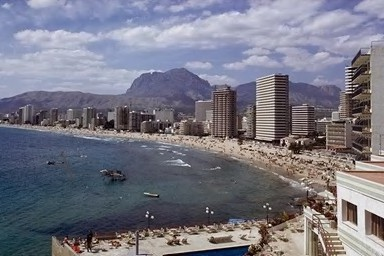
#> input picture Trufor_main/test_docker/images/pristine1.jpg, 384 x 256 px
$ python -i run_video.py   (imports and definitions only)   (older library calls are emulated)
#> lines starting #> are read from the running program, lines starting #| are printed output that depends on the picture
#> further down, picture is the input picture: shape (256, 384, 3); mean B, G, R 131.4, 118.6, 119.1
import subprocess
import os
import json
import math
import cv2
import numpy as np

ROOT = os.path.abspath(os.path.dirname(__file__))
PYTHON = os.path.join(ROOT, "venv_fg", "Scripts", "python.exe")
SCRIPT = os.path.join(ROOT, "fractalvideoguard_v0_5_2.py")


# [122 lines left out: functions sanitize_for_json, run_video_analysis, extract_frames, not called in this run]

def generate_heatmap(frame, out_path):
#> called with out_path = 'out.png'
    gray = cv2.cvtColor(frame, cv2.COLOR_BGR2GRAY)
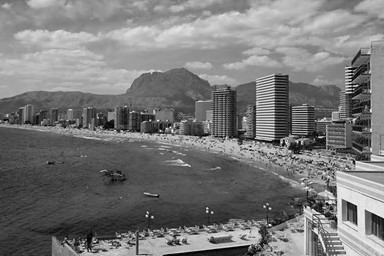
#> gray: shape (256, 384); min 1, max 251, mean 120.2

    lap = cv2.Laplacian(gray, cv2.CV_64F)
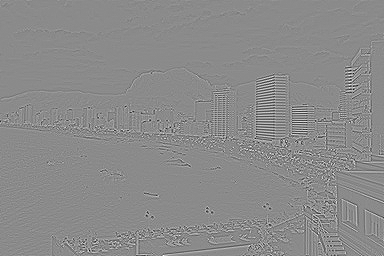
#> lap: shape (256, 384) float64; min -505, max 422, mean 0; drawn with min black and max white
    mag = np.abs(lap)
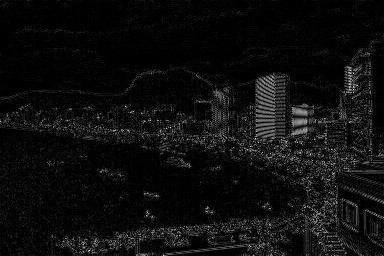
#> mag: shape (256, 384) float64; min 0, max 505, mean 29.8; drawn with min black and max white

    # 🔥 Strong normalization
    mag = np.clip(mag * 4, 0, 255).astype(np.uint8)
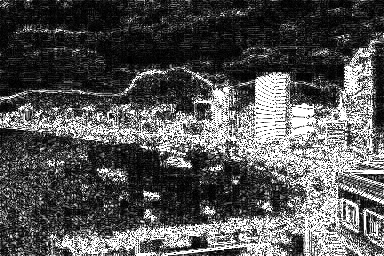
#> mag: shape (256, 384); min 0, max 255, mean 84.3

    heatmap = cv2.applyColorMap(mag, cv2.COLORMAP_JET)
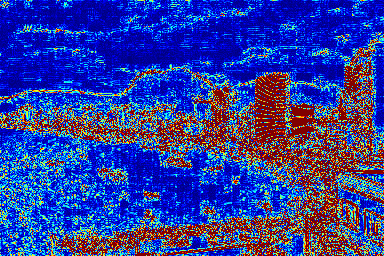
#> heatmap: shape (256, 384, 3); mean B, G, R 157.3, 59.5, 47.3

    overlay = cv2.addWeighted(frame, 0.5, heatmap, 0.5, 0)
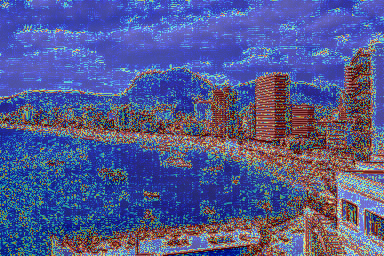
#> overlay: shape (256, 384, 3); mean B, G, R 144.4, 89, 83.2
    cv2.imwrite(out_path, overlay)

>>> import cv2
>>> picture = cv2.imread('../Trufor_main/test_docker/images/pristine1.jpg')
>>> result = generate_heatmap(picture, 'out.png')

$ run again, on Trufor_main/test_docker/images/pristine2.jpg
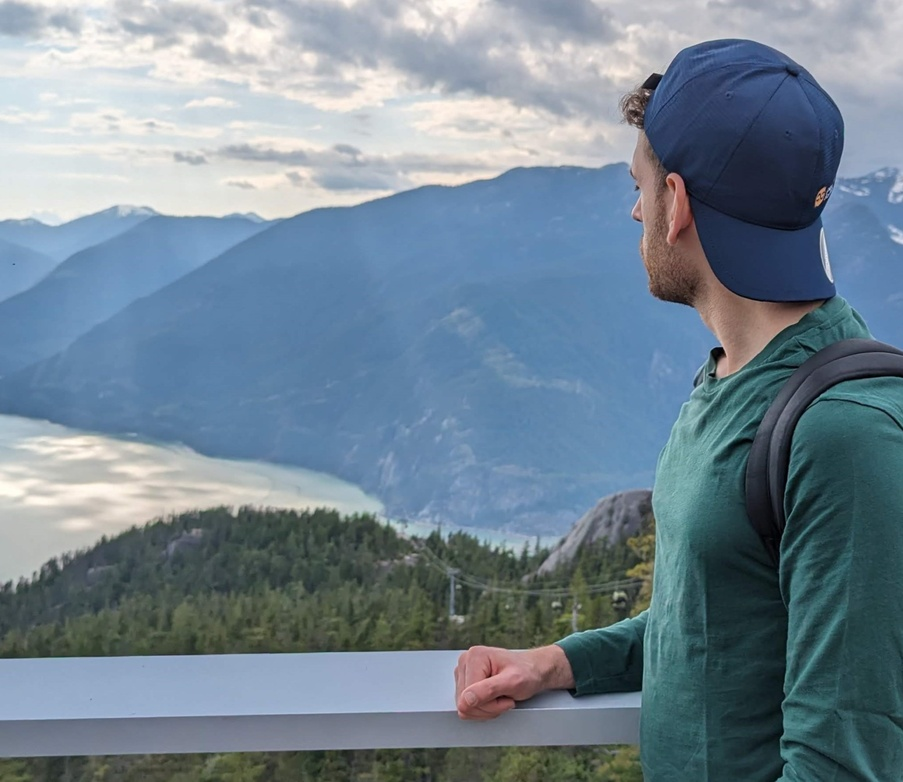
#> input picture Trufor_main/test_docker/images/pristine2.jpg, 903 x 782 px, shrunk from 2048 x 1773 before the run
#> picture is the input picture: shape (782, 903, 3); mean B, G, R 146.3, 132.8, 114.9
#> in generate_heatmap, `heatmap = cv2.applyColorMap(mag, cv2.COLORMAP_JET)`:
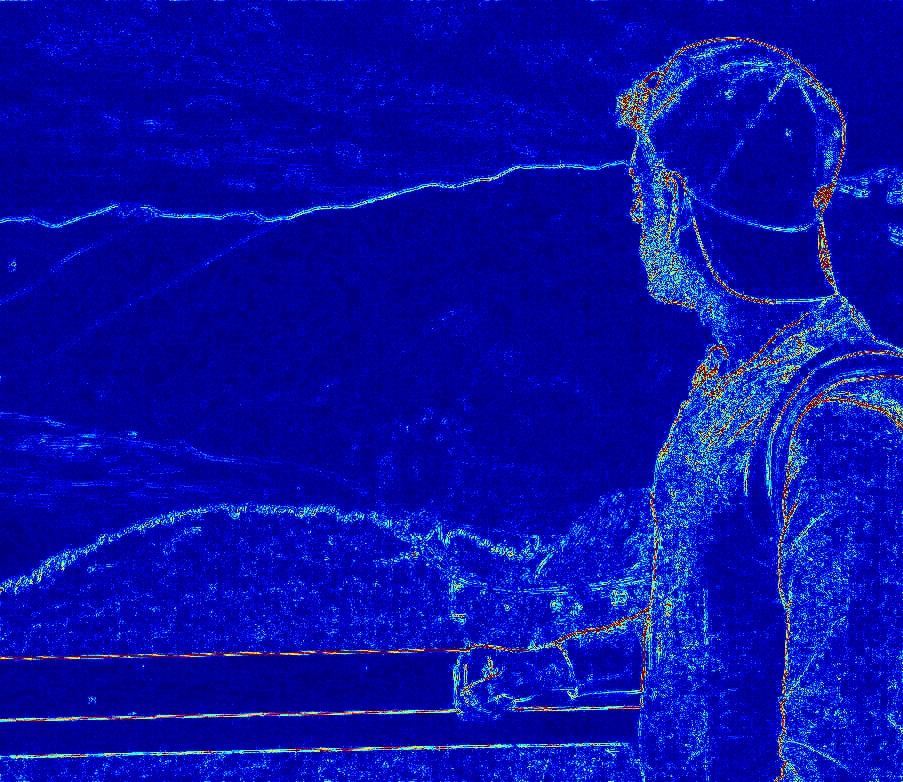
#> heatmap: shape (782, 903, 3); mean B, G, R 169.7, 14.4, 4.9
#> in generate_heatmap, `overlay = cv2.addWeighted(frame, 0.5, heatmap, 0.5, 0)`:
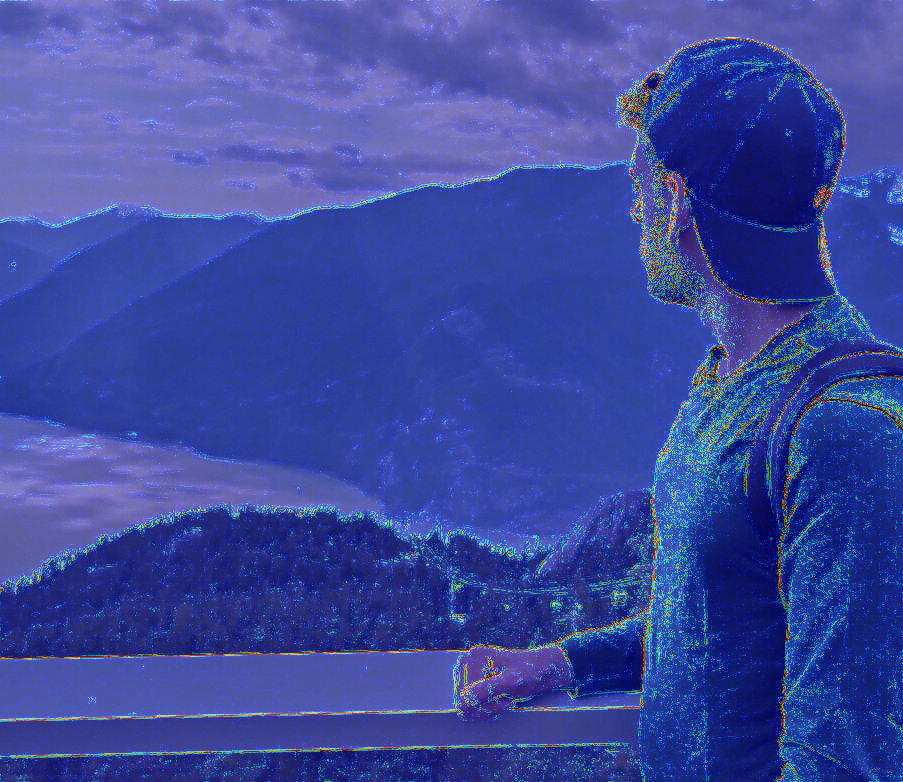
#> overlay: shape (782, 903, 3); mean B, G, R 158, 73.6, 59.9

$ run again, on Trufor_main/test_docker/images/tampered1.png
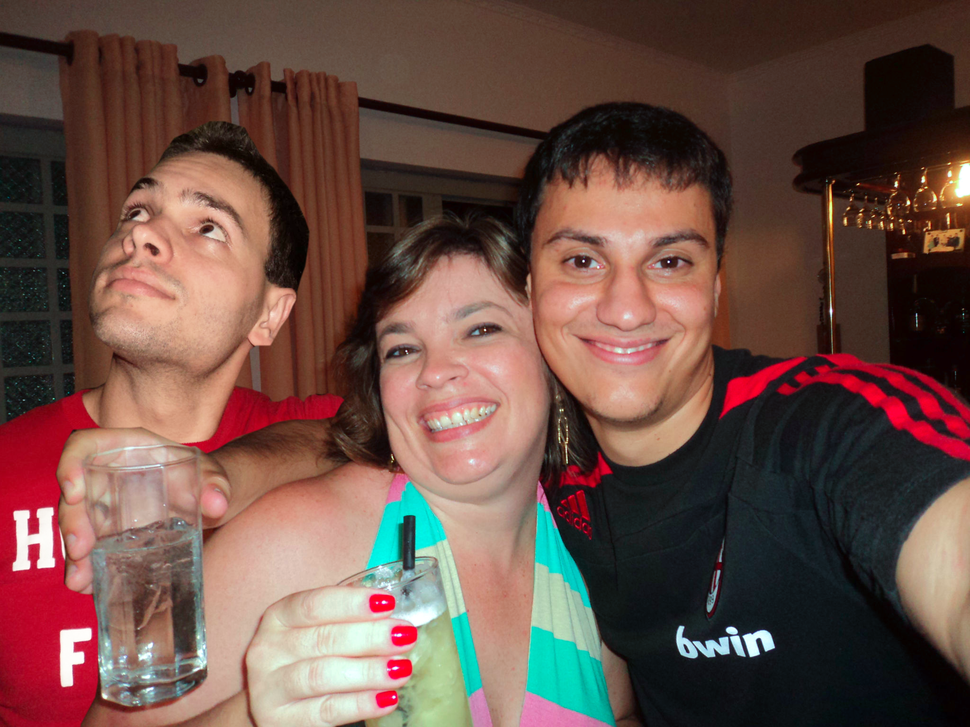
#> input picture Trufor_main/test_docker/images/tampered1.png, 970 x 727 px, shrunk from 2048 x 1536 before the run
#> picture is the input picture: shape (727, 970, 3); mean B, G, R 70.2, 78.8, 107.8
#> in generate_heatmap, `heatmap = cv2.applyColorMap(mag, cv2.COLORMAP_JET)`:
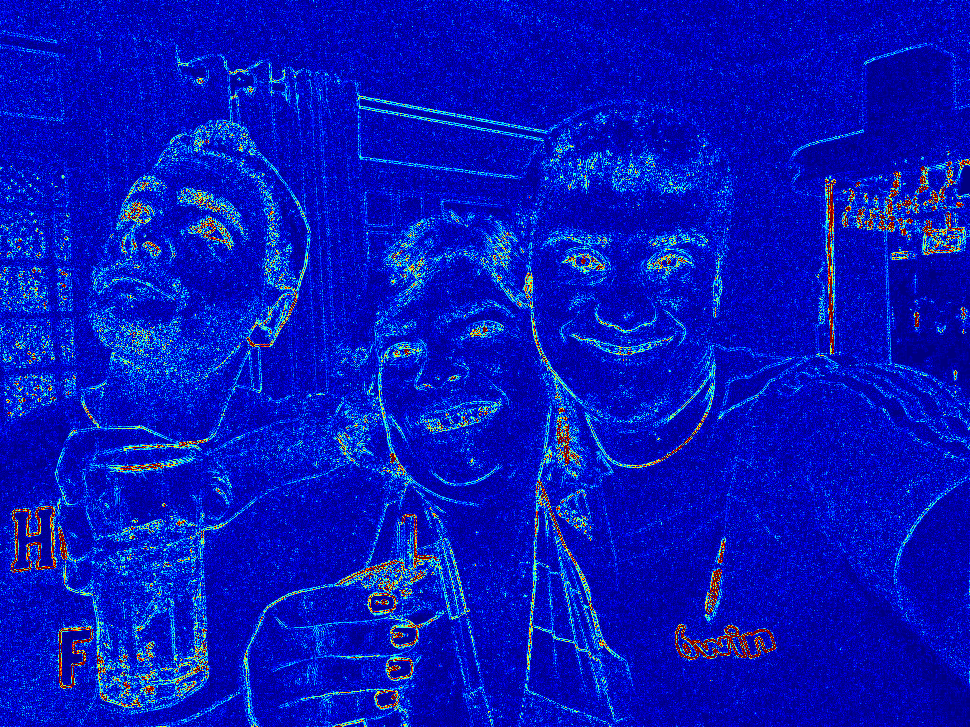
#> heatmap: shape (727, 970, 3); mean B, G, R 189, 20.1, 5.4
#> in generate_heatmap, `overlay = cv2.addWeighted(frame, 0.5, heatmap, 0.5, 0)`:
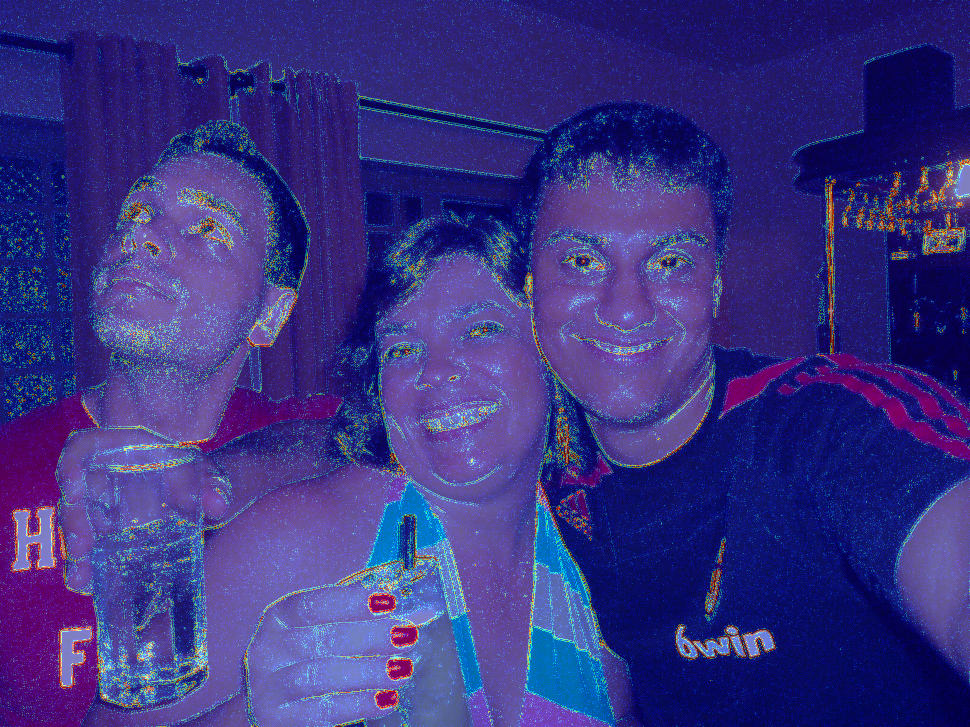
#> overlay: shape (727, 970, 3); mean B, G, R 129.6, 49.5, 56.6

$ run again, on Trufor_main/test_docker/images/tampered2.png
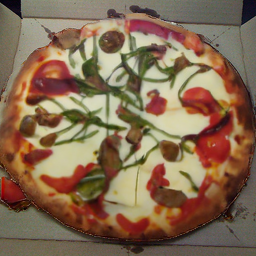
#> input picture Trufor_main/test_docker/images/tampered2.png, 256 x 256 px
#> picture is the input picture: shape (256, 256, 3); mean B, G, R 81.8, 106.8, 133.2
#> in generate_heatmap, `heatmap = cv2.applyColorMap(mag, cv2.COLORMAP_JET)`:
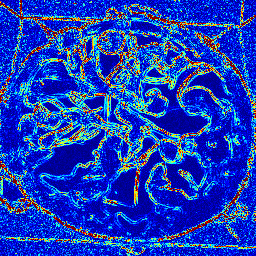
#> heatmap: shape (256, 256, 3); mean B, G, R 186, 59.8, 27
#> in generate_heatmap, `overlay = cv2.addWeighted(frame, 0.5, heatmap, 0.5, 0)`:
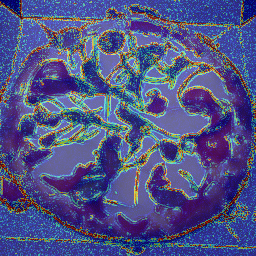
#> overlay: shape (256, 256, 3); mean B, G, R 133.9, 83.3, 80.1
